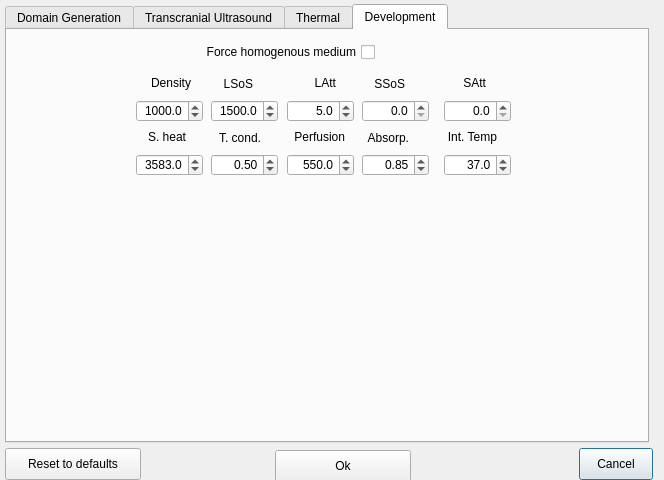
<?xml version="1.0" encoding="UTF-8"?>
<ui version="4.0">
 <class>Dialog</class>
 <widget class="QDialog" name="Dialog">
  <property name="geometry">
   <rect>
    <x>0</x>
    <y>0</y>
    <width>664</width>
    <height>480</height>
   </rect>
  </property>
  <property name="windowTitle">
   <string>Dialog</string>
  </property>
  <widget class="QPushButton" name="CancelpushButton">
   <property name="geometry">
    <rect>
     <x>579</x>
     <y>448</y>
     <width>74</width>
     <height>32</height>
    </rect>
   </property>
   <property name="text">
    <string>Cancel</string>
   </property>
  </widget>
  <widget class="QPushButton" name="ContinuepushButton">
   <property name="geometry">
    <rect>
     <x>275</x>
     <y>450</y>
     <width>136</width>
     <height>32</height>
    </rect>
   </property>
   <property name="text">
    <string>Ok</string>
   </property>
  </widget>
  <widget class="QPushButton" name="ResetpushButton">
   <property name="geometry">
    <rect>
     <x>5</x>
     <y>448</y>
     <width>136</width>
     <height>32</height>
    </rect>
   </property>
   <property name="text">
    <string>Reset to defaults</string>
   </property>
  </widget>
  <widget class="QTabWidget" name="tabWidget">
   <property name="geometry">
    <rect>
     <x>5</x>
     <y>4</y>
     <width>644</width>
     <height>439</height>
    </rect>
   </property>
   <property name="currentIndex">
    <number>3</number>
   </property>
   <widget class="QWidget" name="tab">
    <attribute name="title">
     <string>Domain Generation</string>
    </attribute>
    <widget class="QLabel" name="label_5">
     <property name="geometry">
      <rect>
       <x>136</x>
       <y>11</y>
       <width>201</width>
       <height>16</height>
      </rect>
     </property>
     <property name="text">
      <string>Elastix co-registration Optimizer</string>
     </property>
    </widget>
    <widget class="QComboBox" name="ElastixOptimizercomboBox">
     <property name="geometry">
      <rect>
       <x>328</x>
       <y>5</y>
       <width>281</width>
       <height>30</height>
      </rect>
     </property>
     <property name="layoutDirection">
      <enum>Qt::LayoutDirection::LeftToRight</enum>
     </property>
     <property name="styleSheet">
      <string notr="true"/>
     </property>
     <item>
      <property name="text">
       <string>AdaptiveStochasticGradientDescent</string>
      </property>
     </item>
     <item>
      <property name="text">
       <string>FiniteDifferenceGradientDescent</string>
      </property>
     </item>
     <item>
      <property name="text">
       <string>QuasiNewtonLBFGS</string>
      </property>
     </item>
    </widget>
    <widget class="QCheckBox" name="ForceBlendercheckBox">
     <property name="geometry">
      <rect>
       <x>3</x>
       <y>82</y>
       <width>349</width>
       <height>20</height>
      </rect>
     </property>
     <property name="layoutDirection">
      <enum>Qt::LayoutDirection::RightToLeft</enum>
     </property>
     <property name="text">
      <string>Force using Blender for Constructive Solid Geometry   </string>
     </property>
    </widget>
    <widget class="QDoubleSpinBox" name="TrabecularProportionSpinBox">
     <property name="geometry">
      <rect>
       <x>334</x>
       <y>37</y>
       <width>61</width>
       <height>22</height>
      </rect>
     </property>
     <property name="alignment">
      <set>Qt::AlignmentFlag::AlignRight|Qt::AlignmentFlag::AlignTrailing|Qt::AlignmentFlag::AlignVCenter</set>
     </property>
     <property name="decimals">
      <number>1</number>
     </property>
     <property name="minimum">
      <double>0.000000000000000</double>
     </property>
     <property name="maximum">
      <double>1.000000000000000</double>
     </property>
     <property name="singleStep">
      <double>0.100000000000000</double>
     </property>
     <property name="value">
      <double>1.000000000000000</double>
     </property>
    </widget>
    <widget class="QLabel" name="FocalLengthLabel_3">
     <property name="geometry">
      <rect>
       <x>401</x>
       <y>38</y>
       <width>251</width>
       <height>20</height>
      </rect>
     </property>
     <property name="text">
      <string> (applicable using only MRI input)</string>
     </property>
    </widget>
    <widget class="QGroupBox" name="grpManualFOV">
     <property name="enabled">
      <bool>false</bool>
     </property>
     <property name="geometry">
      <rect>
       <x>233</x>
       <y>134</y>
       <width>206</width>
       <height>72</height>
      </rect>
     </property>
     <property name="title">
      <string/>
     </property>
     <widget class="QDoubleSpinBox" name="FOVDiameterSpinBox">
      <property name="geometry">
       <rect>
        <x>105</x>
        <y>7</y>
        <width>90</width>
        <height>22</height>
       </rect>
      </property>
      <property name="alignment">
       <set>Qt::AlignmentFlag::AlignRight|Qt::AlignmentFlag::AlignTrailing|Qt::AlignmentFlag::AlignVCenter</set>
      </property>
      <property name="decimals">
       <number>1</number>
      </property>
      <property name="minimum">
       <double>10.000000000000000</double>
      </property>
      <property name="maximum">
       <double>400.000000000000000</double>
      </property>
      <property name="singleStep">
       <double>0.100000000000000</double>
      </property>
      <property name="value">
       <double>200.000000000000000</double>
      </property>
     </widget>
     <widget class="QLabel" name="DiameterLabel">
      <property name="geometry">
       <rect>
        <x>9</x>
        <y>40</y>
        <width>82</width>
        <height>20</height>
       </rect>
      </property>
      <property name="text">
       <string>Length (mm)</string>
      </property>
     </widget>
     <widget class="QDoubleSpinBox" name="FOVLengthSpinBox">
      <property name="geometry">
       <rect>
        <x>105</x>
        <y>40</y>
        <width>90</width>
        <height>22</height>
       </rect>
      </property>
      <property name="alignment">
       <set>Qt::AlignmentFlag::AlignRight|Qt::AlignmentFlag::AlignTrailing|Qt::AlignmentFlag::AlignVCenter</set>
      </property>
      <property name="decimals">
       <number>1</number>
      </property>
      <property name="minimum">
       <double>200.000000000000000</double>
      </property>
      <property name="maximum">
       <double>600.000000000000000</double>
      </property>
      <property name="singleStep">
       <double>0.100000000000000</double>
      </property>
      <property name="value">
       <double>400.000000000000000</double>
      </property>
     </widget>
     <widget class="QLabel" name="FocalLengthLabel">
      <property name="geometry">
       <rect>
        <x>9</x>
        <y>7</y>
        <width>94</width>
        <height>20</height>
       </rect>
      </property>
      <property name="text">
       <string>Diameter (mm)</string>
      </property>
     </widget>
    </widget>
    <widget class="QCheckBox" name="ManualFOVcheckBox">
     <property name="geometry">
      <rect>
       <x>203</x>
       <y>110</y>
       <width>150</width>
       <height>20</height>
      </rect>
     </property>
     <property name="layoutDirection">
      <enum>Qt::LayoutDirection::RightToLeft</enum>
     </property>
     <property name="text">
      <string>Manual Subvolume  </string>
     </property>
    </widget>
    <widget class="QLabel" name="FocalLengthLabel_2">
     <property name="geometry">
      <rect>
       <x>151</x>
       <y>37</y>
       <width>181</width>
       <height>20</height>
      </rect>
     </property>
     <property name="text">
      <string>Proportion of trabecular bone</string>
     </property>
    </widget>
    <widget class="QCheckBox" name="InvertZTEcheckBox">
     <property name="geometry">
      <rect>
       <x>202</x>
       <y>211</y>
       <width>150</width>
       <height>20</height>
      </rect>
     </property>
     <property name="layoutDirection">
      <enum>Qt::LayoutDirection::RightToLeft</enum>
     </property>
     <property name="text">
      <string>Invert ZTE</string>
     </property>
    </widget>
    <widget class="QCheckBox" name="DisableCTMedianFiltercheckBox">
     <property name="geometry">
      <rect>
       <x>102</x>
       <y>234</y>
       <width>251</width>
       <height>20</height>
      </rect>
     </property>
     <property name="layoutDirection">
      <enum>Qt::LayoutDirection::RightToLeft</enum>
     </property>
     <property name="text">
      <string>Disable median filter in CT/ZTE/PETRA</string>
     </property>
    </widget>
    <widget class="QLabel" name="FocalLengthLabel_4">
     <property name="geometry">
      <rect>
       <x>177</x>
       <y>259</y>
       <width>156</width>
       <height>20</height>
      </rect>
     </property>
     <property name="text">
      <string>PETRA: Number of peaks</string>
     </property>
    </widget>
    <widget class="QLabel" name="FocalLengthLabel_5">
     <property name="geometry">
      <rect>
       <x>90</x>
       <y>287</y>
       <width>241</width>
       <height>20</height>
      </rect>
     </property>
     <property name="text">
      <string>PETRA: Minimal distance between peaks</string>
     </property>
    </widget>
    <widget class="QCheckBox" name="GeneratePETRAHistogramcheckBox">
     <property name="geometry">
      <rect>
       <x>100</x>
       <y>310</y>
       <width>251</width>
       <height>20</height>
      </rect>
     </property>
     <property name="layoutDirection">
      <enum>Qt::LayoutDirection::RightToLeft</enum>
     </property>
     <property name="text">
      <string>PETRA: Generate histogram plot </string>
     </property>
    </widget>
    <widget class="QLabel" name="FocalLengthLabel_6">
     <property name="geometry">
      <rect>
       <x>355</x>
       <y>310</y>
       <width>276</width>
       <height>20</height>
      </rect>
     </property>
     <property name="text">
      <string> (Plot saved at same location as PETRA Nifti)</string>
     </property>
    </widget>
    <widget class="QSpinBox" name="PetraNPeaksSpinBox">
     <property name="geometry">
      <rect>
       <x>334</x>
       <y>259</y>
       <width>42</width>
       <height>21</height>
      </rect>
     </property>
     <property name="minimum">
      <number>2</number>
     </property>
     <property name="maximum">
      <number>50</number>
     </property>
    </widget>
    <widget class="QSpinBox" name="PetraMRIPeakDistancespinBox">
     <property name="geometry">
      <rect>
       <x>334</x>
       <y>287</y>
       <width>42</width>
       <height>22</height>
      </rect>
     </property>
     <property name="minimum">
      <number>10</number>
     </property>
     <property name="maximum">
      <number>5000</number>
     </property>
     <property name="value">
      <number>50</number>
     </property>
    </widget>
    <widget class="QDoubleSpinBox" name="ZTESlopeSpinBox">
     <property name="geometry">
      <rect>
       <x>309</x>
       <y>335</y>
       <width>86</width>
       <height>22</height>
      </rect>
     </property>
     <property name="alignment">
      <set>Qt::AlignmentFlag::AlignRight|Qt::AlignmentFlag::AlignTrailing|Qt::AlignmentFlag::AlignVCenter</set>
     </property>
     <property name="decimals">
      <number>1</number>
     </property>
     <property name="minimum">
      <double>-5000.000000000000000</double>
     </property>
     <property name="maximum">
      <double>5000.000000000000000</double>
     </property>
     <property name="singleStep">
      <double>10.000000000000000</double>
     </property>
     <property name="value">
      <double>-2000.000000000000000</double>
     </property>
    </widget>
    <widget class="QLabel" name="FocalLengthLabel_8">
     <property name="geometry">
      <rect>
       <x>53</x>
       <y>335</y>
       <width>255</width>
       <height>20</height>
      </rect>
     </property>
     <property name="text">
      <string>ZTE Conversion  (m* ZTE   + c).  Slope m:</string>
     </property>
    </widget>
    <widget class="QDoubleSpinBox" name="ZTEOffsetSpinBox">
     <property name="geometry">
      <rect>
       <x>479</x>
       <y>335</y>
       <width>86</width>
       <height>22</height>
      </rect>
     </property>
     <property name="alignment">
      <set>Qt::AlignmentFlag::AlignRight|Qt::AlignmentFlag::AlignTrailing|Qt::AlignmentFlag::AlignVCenter</set>
     </property>
     <property name="decimals">
      <number>1</number>
     </property>
     <property name="minimum">
      <double>-5000.000000000000000</double>
     </property>
     <property name="maximum">
      <double>5000.000000000000000</double>
     </property>
     <property name="singleStep">
      <double>10.000000000000000</double>
     </property>
     <property name="value">
      <double>-2000.000000000000000</double>
     </property>
    </widget>
    <widget class="QLabel" name="FocalLengthLabel_9">
     <property name="geometry">
      <rect>
       <x>419</x>
       <y>335</y>
       <width>70</width>
       <height>20</height>
      </rect>
     </property>
     <property name="text">
      <string>Offset c</string>
     </property>
    </widget>
    <widget class="QDoubleSpinBox" name="PETRASlopeSpinBox">
     <property name="geometry">
      <rect>
       <x>309</x>
       <y>359</y>
       <width>86</width>
       <height>22</height>
      </rect>
     </property>
     <property name="alignment">
      <set>Qt::AlignmentFlag::AlignRight|Qt::AlignmentFlag::AlignTrailing|Qt::AlignmentFlag::AlignVCenter</set>
     </property>
     <property name="decimals">
      <number>1</number>
     </property>
     <property name="minimum">
      <double>-5000.000000000000000</double>
     </property>
     <property name="maximum">
      <double>5000.000000000000000</double>
     </property>
     <property name="singleStep">
      <double>10.000000000000000</double>
     </property>
     <property name="value">
      <double>-2000.000000000000000</double>
     </property>
    </widget>
    <widget class="QDoubleSpinBox" name="PETRAOffsetSpinBox">
     <property name="geometry">
      <rect>
       <x>479</x>
       <y>359</y>
       <width>86</width>
       <height>22</height>
      </rect>
     </property>
     <property name="alignment">
      <set>Qt::AlignmentFlag::AlignRight|Qt::AlignmentFlag::AlignTrailing|Qt::AlignmentFlag::AlignVCenter</set>
     </property>
     <property name="decimals">
      <number>1</number>
     </property>
     <property name="minimum">
      <double>-5000.000000000000000</double>
     </property>
     <property name="maximum">
      <double>5000.000000000000000</double>
     </property>
     <property name="singleStep">
      <double>10.000000000000000</double>
     </property>
     <property name="value">
      <double>-2000.000000000000000</double>
     </property>
    </widget>
    <widget class="QLabel" name="FocalLengthLabel_10">
     <property name="geometry">
      <rect>
       <x>20</x>
       <y>359</y>
       <width>288</width>
       <height>20</height>
      </rect>
     </property>
     <property name="text">
      <string>PETRA Conversion  (m* PETRA   + c).  Slope m:</string>
     </property>
    </widget>
    <widget class="QLabel" name="FocalLengthLabel_11">
     <property name="geometry">
      <rect>
       <x>419</x>
       <y>359</y>
       <width>70</width>
       <height>20</height>
      </rect>
     </property>
     <property name="text">
      <string>Offset c</string>
     </property>
    </widget>
    <widget class="QCheckBox" name="SegmentBrainTissuecheckBox">
     <property name="geometry">
      <rect>
       <x>9</x>
       <y>60</y>
       <width>343</width>
       <height>20</height>
      </rect>
     </property>
     <property name="layoutDirection">
      <enum>Qt::LayoutDirection::RightToLeft</enum>
     </property>
     <property name="text">
      <string>Segment white matter, gray matter and CSF</string>
     </property>
    </widget>
   </widget>
   <widget class="QWidget" name="tab_2">
    <attribute name="title">
     <string>Transcranial Ultrasound</string>
    </attribute>
    <widget class="QLabel" name="label_6">
     <property name="geometry">
      <rect>
       <x>179</x>
       <y>16</y>
       <width>137</width>
       <height>16</height>
      </rect>
     </property>
     <property name="text">
      <string>CTX-500 Correction</string>
     </property>
    </widget>
    <widget class="QComboBox" name="CTX500CorrectioncomboBox">
     <property name="geometry">
      <rect>
       <x>316</x>
       <y>11</y>
       <width>99</width>
       <height>30</height>
      </rect>
     </property>
     <property name="layoutDirection">
      <enum>Qt::LayoutDirection::LeftToRight</enum>
     </property>
     <property name="styleSheet">
      <string notr="true"/>
     </property>
     <item>
      <property name="text">
       <string>Original</string>
      </property>
     </item>
     <item>
      <property name="text">
       <string>July2024</string>
      </property>
     </item>
    </widget>
    <widget class="QCheckBox" name="SaveStresscheckBox">
     <property name="geometry">
      <rect>
       <x>192</x>
       <y>40</y>
       <width>149</width>
       <height>20</height>
      </rect>
     </property>
     <property name="layoutDirection">
      <enum>Qt::LayoutDirection::RightToLeft</enum>
     </property>
     <property name="text">
      <string>Save stress data  </string>
     </property>
    </widget>
    <widget class="QCheckBox" name="SaveDisplacementcheckBox">
     <property name="geometry">
      <rect>
       <x>113</x>
       <y>64</y>
       <width>228</width>
       <height>20</height>
      </rect>
     </property>
     <property name="layoutDirection">
      <enum>Qt::LayoutDirection::RightToLeft</enum>
     </property>
     <property name="text">
      <string>Save particle displacement data  </string>
     </property>
    </widget>
   </widget>
   <widget class="QWidget" name="tab_3">
    <attribute name="title">
     <string>Thermal</string>
    </attribute>
    <widget class="QDoubleSpinBox" name="BaselineTemperatureSpinBox">
     <property name="geometry">
      <rect>
       <x>343</x>
       <y>30</y>
       <width>61</width>
       <height>22</height>
      </rect>
     </property>
     <property name="alignment">
      <set>Qt::AlignmentFlag::AlignRight|Qt::AlignmentFlag::AlignTrailing|Qt::AlignmentFlag::AlignVCenter</set>
     </property>
     <property name="decimals">
      <number>1</number>
     </property>
     <property name="minimum">
      <double>35.500000000000000</double>
     </property>
     <property name="maximum">
      <double>38.000000000000000</double>
     </property>
     <property name="singleStep">
      <double>0.100000000000000</double>
     </property>
     <property name="value">
      <double>37.000000000000000</double>
     </property>
    </widget>
    <widget class="QLabel" name="FocalLengthLabel_7">
     <property name="geometry">
      <rect>
       <x>170</x>
       <y>30</y>
       <width>171</width>
       <height>20</height>
      </rect>
     </property>
     <property name="text">
      <string>Baseline temperature (°C)</string>
     </property>
    </widget>
    <widget class="QSpinBox" name="LimitBHTEIterationsPerProcessSpinBox">
     <property name="geometry">
      <rect>
       <x>346</x>
       <y>61</y>
       <width>59</width>
       <height>22</height>
      </rect>
     </property>
     <property name="minimum">
      <number>5</number>
     </property>
     <property name="maximum">
      <number>200</number>
     </property>
     <property name="value">
      <number>100</number>
     </property>
    </widget>
    <widget class="QLabel" name="FocalLengthLabel_12">
     <property name="geometry">
      <rect>
       <x>81</x>
       <y>59</y>
       <width>248</width>
       <height>28</height>
      </rect>
     </property>
     <property name="text">
      <string>Threshold for # of process
for large thermal simulation</string>
     </property>
     <property name="alignment">
      <set>Qt::AlignmentFlag::AlignRight|Qt::AlignmentFlag::AlignTrailing|Qt::AlignmentFlag::AlignVCenter</set>
     </property>
    </widget>
   </widget>
   <widget class="QWidget" name="tab_4">
    <attribute name="title">
     <string>Development</string>
    </attribute>
    <widget class="QCheckBox" name="bForceHomogenousMediumcheckBox">
     <property name="geometry">
      <rect>
       <x>176</x>
       <y>12</y>
       <width>192</width>
       <height>20</height>
      </rect>
     </property>
     <property name="layoutDirection">
      <enum>Qt::LayoutDirection::RightToLeft</enum>
     </property>
     <property name="text">
      <string>Force homogenous medium</string>
     </property>
    </widget>
    <widget class="QLabel" name="FocalLengthLabel_13">
     <property name="geometry">
      <rect>
       <x>132</x>
       <y>39</y>
       <width>52</width>
       <height>28</height>
      </rect>
     </property>
     <property name="text">
      <string>Density</string>
     </property>
     <property name="alignment">
      <set>Qt::AlignmentFlag::AlignRight|Qt::AlignmentFlag::AlignTrailing|Qt::AlignmentFlag::AlignVCenter</set>
     </property>
    </widget>
    <widget class="QDoubleSpinBox" name="HomogenousDensitySpinBox">
     <property name="geometry">
      <rect>
       <x>129</x>
       <y>70</y>
       <width>67</width>
       <height>22</height>
      </rect>
     </property>
     <property name="alignment">
      <set>Qt::AlignmentFlag::AlignRight|Qt::AlignmentFlag::AlignTrailing|Qt::AlignmentFlag::AlignVCenter</set>
     </property>
     <property name="decimals">
      <number>1</number>
     </property>
     <property name="minimum">
      <double>800.000000000000000</double>
     </property>
     <property name="maximum">
      <double>3000.000000000000000</double>
     </property>
     <property name="singleStep">
      <double>1.000000000000000</double>
     </property>
     <property name="value">
      <double>1000.000000000000000</double>
     </property>
    </widget>
    <widget class="QLabel" name="FocalLengthLabel_14">
     <property name="geometry">
      <rect>
       <x>194</x>
       <y>40</y>
       <width>52</width>
       <height>28</height>
      </rect>
     </property>
     <property name="text">
      <string>LSoS</string>
     </property>
     <property name="alignment">
      <set>Qt::AlignmentFlag::AlignRight|Qt::AlignmentFlag::AlignTrailing|Qt::AlignmentFlag::AlignVCenter</set>
     </property>
    </widget>
    <widget class="QDoubleSpinBox" name="HomogenousLSoSSpinBox">
     <property name="geometry">
      <rect>
       <x>204</x>
       <y>70</y>
       <width>67</width>
       <height>22</height>
      </rect>
     </property>
     <property name="alignment">
      <set>Qt::AlignmentFlag::AlignRight|Qt::AlignmentFlag::AlignTrailing|Qt::AlignmentFlag::AlignVCenter</set>
     </property>
     <property name="decimals">
      <number>1</number>
     </property>
     <property name="minimum">
      <double>1000.000000000000000</double>
     </property>
     <property name="maximum">
      <double>3000.000000000000000</double>
     </property>
     <property name="singleStep">
      <double>1.000000000000000</double>
     </property>
     <property name="value">
      <double>1500.000000000000000</double>
     </property>
    </widget>
    <widget class="QDoubleSpinBox" name="HomogenousSSoSSpinBox">
     <property name="geometry">
      <rect>
       <x>355</x>
       <y>70</y>
       <width>67</width>
       <height>22</height>
      </rect>
     </property>
     <property name="alignment">
      <set>Qt::AlignmentFlag::AlignRight|Qt::AlignmentFlag::AlignTrailing|Qt::AlignmentFlag::AlignVCenter</set>
     </property>
     <property name="decimals">
      <number>1</number>
     </property>
     <property name="minimum">
      <double>0.000000000000000</double>
     </property>
     <property name="maximum">
      <double>3000.000000000000000</double>
     </property>
     <property name="singleStep">
      <double>1.000000000000000</double>
     </property>
     <property name="value">
      <double>0.000000000000000</double>
     </property>
    </widget>
    <widget class="QLabel" name="FocalLengthLabel_15">
     <property name="geometry">
      <rect>
       <x>277</x>
       <y>39</y>
       <width>52</width>
       <height>28</height>
      </rect>
     </property>
     <property name="text">
      <string>LAtt</string>
     </property>
     <property name="alignment">
      <set>Qt::AlignmentFlag::AlignRight|Qt::AlignmentFlag::AlignTrailing|Qt::AlignmentFlag::AlignVCenter</set>
     </property>
    </widget>
    <widget class="QLabel" name="FocalLengthLabel_16">
     <property name="geometry">
      <rect>
       <x>346</x>
       <y>40</y>
       <width>52</width>
       <height>28</height>
      </rect>
     </property>
     <property name="text">
      <string>SSoS</string>
     </property>
     <property name="alignment">
      <set>Qt::AlignmentFlag::AlignRight|Qt::AlignmentFlag::AlignTrailing|Qt::AlignmentFlag::AlignVCenter</set>
     </property>
    </widget>
    <widget class="QDoubleSpinBox" name="HomogenousLAttSpinBox">
     <property name="geometry">
      <rect>
       <x>280</x>
       <y>70</y>
       <width>67</width>
       <height>22</height>
      </rect>
     </property>
     <property name="alignment">
      <set>Qt::AlignmentFlag::AlignRight|Qt::AlignmentFlag::AlignTrailing|Qt::AlignmentFlag::AlignVCenter</set>
     </property>
     <property name="decimals">
      <number>1</number>
     </property>
     <property name="minimum">
      <double>0.000000000000000</double>
     </property>
     <property name="maximum">
      <double>200.000000000000000</double>
     </property>
     <property name="singleStep">
      <double>1.000000000000000</double>
     </property>
     <property name="value">
      <double>5.000000000000000</double>
     </property>
    </widget>
    <widget class="QDoubleSpinBox" name="HomogenousSAttSpinBox">
     <property name="geometry">
      <rect>
       <x>437</x>
       <y>70</y>
       <width>67</width>
       <height>22</height>
      </rect>
     </property>
     <property name="alignment">
      <set>Qt::AlignmentFlag::AlignRight|Qt::AlignmentFlag::AlignTrailing|Qt::AlignmentFlag::AlignVCenter</set>
     </property>
     <property name="decimals">
      <number>1</number>
     </property>
     <property name="minimum">
      <double>0.000000000000000</double>
     </property>
     <property name="maximum">
      <double>500.000000000000000</double>
     </property>
     <property name="singleStep">
      <double>1.000000000000000</double>
     </property>
     <property name="value">
      <double>0.000000000000000</double>
     </property>
    </widget>
    <widget class="QLabel" name="FocalLengthLabel_17">
     <property name="geometry">
      <rect>
       <x>427</x>
       <y>39</y>
       <width>52</width>
       <height>28</height>
      </rect>
     </property>
     <property name="text">
      <string>SAtt</string>
     </property>
     <property name="alignment">
      <set>Qt::AlignmentFlag::AlignRight|Qt::AlignmentFlag::AlignTrailing|Qt::AlignmentFlag::AlignVCenter</set>
     </property>
    </widget>
    <widget class="QDoubleSpinBox" name="HomogenousPerfusionSpinBox">
     <property name="geometry">
      <rect>
       <x>280</x>
       <y>124</y>
       <width>67</width>
       <height>22</height>
      </rect>
     </property>
     <property name="alignment">
      <set>Qt::AlignmentFlag::AlignRight|Qt::AlignmentFlag::AlignTrailing|Qt::AlignmentFlag::AlignVCenter</set>
     </property>
     <property name="decimals">
      <number>1</number>
     </property>
     <property name="minimum">
      <double>0.000000000000000</double>
     </property>
     <property name="maximum">
      <double>4000.000000000000000</double>
     </property>
     <property name="singleStep">
      <double>1.000000000000000</double>
     </property>
     <property name="value">
      <double>550.000000000000000</double>
     </property>
    </widget>
    <widget class="QLabel" name="FocalLengthLabel_18">
     <property name="geometry">
      <rect>
       <x>110</x>
       <y>93</y>
       <width>69</width>
       <height>28</height>
      </rect>
     </property>
     <property name="text">
      <string>S. heat</string>
     </property>
     <property name="alignment">
      <set>Qt::AlignmentFlag::AlignRight|Qt::AlignmentFlag::AlignTrailing|Qt::AlignmentFlag::AlignVCenter</set>
     </property>
    </widget>
    <widget class="QDoubleSpinBox" name="HomogenousThermCondSpinBox">
     <property name="geometry">
      <rect>
       <x>204</x>
       <y>124</y>
       <width>67</width>
       <height>22</height>
      </rect>
     </property>
     <property name="alignment">
      <set>Qt::AlignmentFlag::AlignRight|Qt::AlignmentFlag::AlignTrailing|Qt::AlignmentFlag::AlignVCenter</set>
     </property>
     <property name="decimals">
      <number>2</number>
     </property>
     <property name="minimum">
      <double>0.000000000000000</double>
     </property>
     <property name="maximum">
      <double>3.000000000000000</double>
     </property>
     <property name="singleStep">
      <double>0.010000000000000</double>
     </property>
     <property name="value">
      <double>0.500000000000000</double>
     </property>
    </widget>
    <widget class="QDoubleSpinBox" name="HomogenousAbsorptionSpinBox">
     <property name="geometry">
      <rect>
       <x>355</x>
       <y>124</y>
       <width>67</width>
       <height>22</height>
      </rect>
     </property>
     <property name="alignment">
      <set>Qt::AlignmentFlag::AlignRight|Qt::AlignmentFlag::AlignTrailing|Qt::AlignmentFlag::AlignVCenter</set>
     </property>
     <property name="decimals">
      <number>2</number>
     </property>
     <property name="minimum">
      <double>0.000000000000000</double>
     </property>
     <property name="maximum">
      <double>1.000000000000000</double>
     </property>
     <property name="singleStep">
      <double>0.010000000000000</double>
     </property>
     <property name="value">
      <double>0.850000000000000</double>
     </property>
    </widget>
    <widget class="QDoubleSpinBox" name="HomogenousInitTempSpinBox">
     <property name="geometry">
      <rect>
       <x>437</x>
       <y>124</y>
       <width>67</width>
       <height>22</height>
      </rect>
     </property>
     <property name="alignment">
      <set>Qt::AlignmentFlag::AlignRight|Qt::AlignmentFlag::AlignTrailing|Qt::AlignmentFlag::AlignVCenter</set>
     </property>
     <property name="decimals">
      <number>1</number>
     </property>
     <property name="minimum">
      <double>0.000000000000000</double>
     </property>
     <property name="maximum">
      <double>60.000000000000000</double>
     </property>
     <property name="singleStep">
      <double>1.000000000000000</double>
     </property>
     <property name="value">
      <double>37.000000000000000</double>
     </property>
    </widget>
    <widget class="QLabel" name="FocalLengthLabel_19">
     <property name="geometry">
      <rect>
       <x>277</x>
       <y>93</y>
       <width>61</width>
       <height>28</height>
      </rect>
     </property>
     <property name="text">
      <string>Perfusion</string>
     </property>
     <property name="alignment">
      <set>Qt::AlignmentFlag::AlignRight|Qt::AlignmentFlag::AlignTrailing|Qt::AlignmentFlag::AlignVCenter</set>
     </property>
    </widget>
    <widget class="QLabel" name="FocalLengthLabel_20">
     <property name="geometry">
      <rect>
       <x>350</x>
       <y>94</y>
       <width>52</width>
       <height>28</height>
      </rect>
     </property>
     <property name="text">
      <string>Absorp.</string>
     </property>
     <property name="alignment">
      <set>Qt::AlignmentFlag::AlignRight|Qt::AlignmentFlag::AlignTrailing|Qt::AlignmentFlag::AlignVCenter</set>
     </property>
    </widget>
    <widget class="QLabel" name="FocalLengthLabel_21">
     <property name="geometry">
      <rect>
       <x>200</x>
       <y>94</y>
       <width>54</width>
       <height>28</height>
      </rect>
     </property>
     <property name="text">
      <string>T. cond.</string>
     </property>
     <property name="alignment">
      <set>Qt::AlignmentFlag::AlignRight|Qt::AlignmentFlag::AlignTrailing|Qt::AlignmentFlag::AlignVCenter</set>
     </property>
    </widget>
    <widget class="QDoubleSpinBox" name="HomogenousSpecHeatSpinBox">
     <property name="geometry">
      <rect>
       <x>129</x>
       <y>124</y>
       <width>67</width>
       <height>22</height>
      </rect>
     </property>
     <property name="alignment">
      <set>Qt::AlignmentFlag::AlignRight|Qt::AlignmentFlag::AlignTrailing|Qt::AlignmentFlag::AlignVCenter</set>
     </property>
     <property name="decimals">
      <number>1</number>
     </property>
     <property name="minimum">
      <double>2000.000000000000000</double>
     </property>
     <property name="maximum">
      <double>6000.000000000000000</double>
     </property>
     <property name="singleStep">
      <double>1.000000000000000</double>
     </property>
     <property name="value">
      <double>3583.000000000000000</double>
     </property>
    </widget>
    <widget class="QLabel" name="FocalLengthLabel_22">
     <property name="geometry">
      <rect>
       <x>427</x>
       <y>93</y>
       <width>63</width>
       <height>28</height>
      </rect>
     </property>
     <property name="text">
      <string>Int. Temp</string>
     </property>
     <property name="alignment">
      <set>Qt::AlignmentFlag::AlignRight|Qt::AlignmentFlag::AlignTrailing|Qt::AlignmentFlag::AlignVCenter</set>
     </property>
    </widget>
   </widget>
  </widget>
 </widget>
 <resources/>
 <connections/>
</ui>
